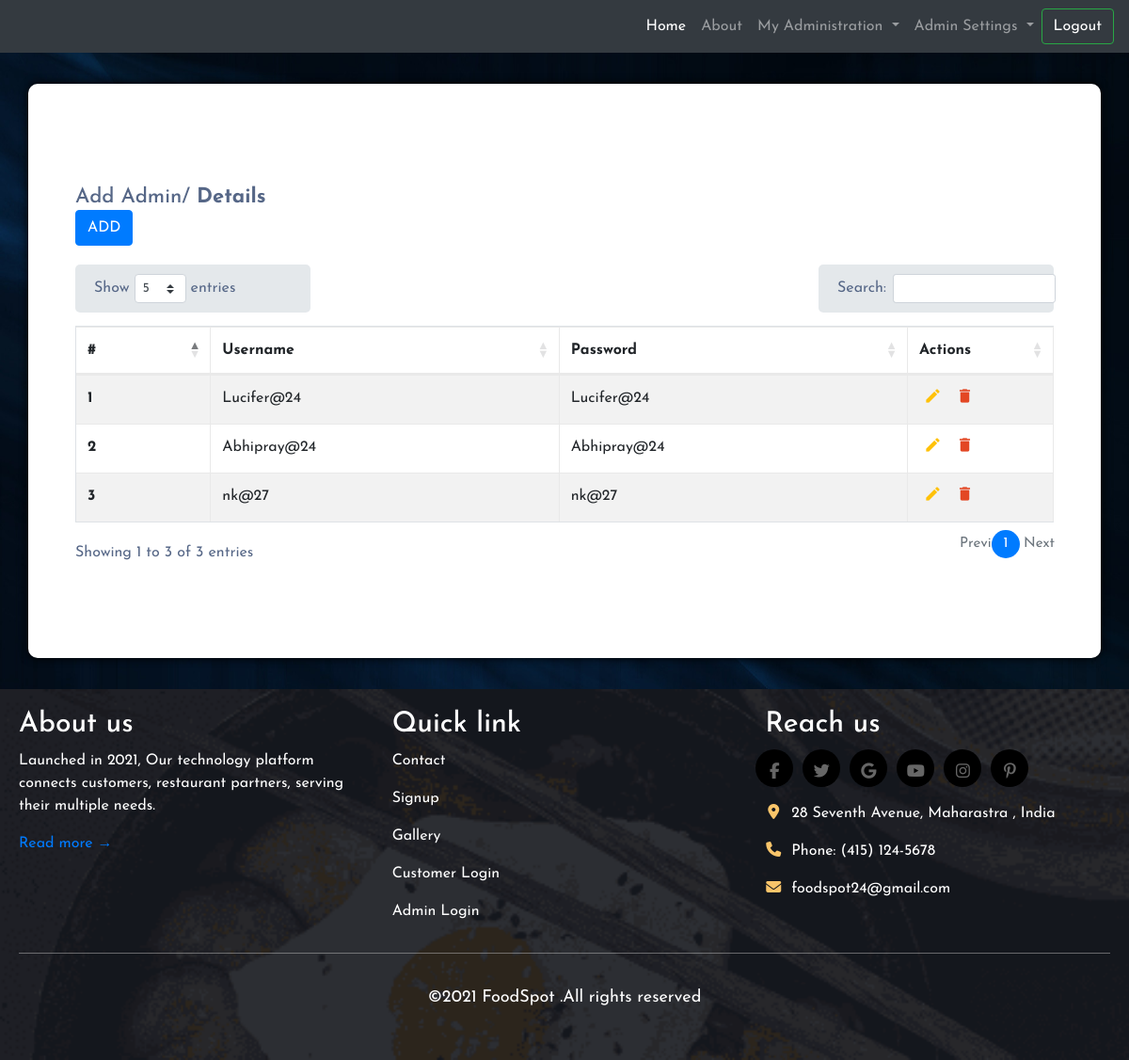
The app's page /newadmin.php with its own data.
### tables this page shows
CREATE TABLE `admindata` (
  `id` int(100) NOT NULL,
  `username` varchar(100) NOT NULL,
  `password` varchar(100) NOT NULL
);

### newadmin.php (the view, shortened to what this page needs)
<!DOCTYPE html>
<html lang="en">
<head>
    <link rel="stylesheet" href="https://maxcdn.bootstrapcdn.com/bootstrap/4.5.2/css/bootstrap.min.css">
    <link rel="stylesheet" href="userdetail.css">
    <link rel="stylesheet" href="https://cdn.datatables.net/1.10.25/css/dataTables.bootstrap4.min.css">
</head>
<body>
    <nav class="navbar navbar-expand-lg navbar-dark bg-dark">
        <div class="collapse navbar-collapse" id="navbarSupportedContent">
            <ul class="navbar-nav ml-auto">
                <li class="nav-item active">
                    <a class="nav-link" href="D:\PBL PROJECT\HTML\index.html" target="blank">Home <span class="sr-only">(current)</span></a>
                </li>
                <li class="nav-item">
                    <a class="nav-link" href="D:\PBL PROJECT\HTML\about.html" target="blank">About</a>
                </li>
                <li class="nav-item dropdown">
                    <a class="nav-link dropdown-toggle" href="#" id="navbarDropdown" role="button" data-toggle="dropdown" aria-haspopup="true" aria-expanded="false">
                        My Administration
                    </a>
                </li>
                <li class="nav-item dropdown">
                    <a class="nav-link dropdown-toggle" href="#" id="navbarDropdown" role="button" data-toggle="dropdown" aria-haspopup="true" aria-expanded="false">
                        Admin Settings
                    </a>
                </li>
            </ul>
            <form class="form-inline my-3 my-lg-0">
                <button class="btn btn-outline-success my-2 my-sm-0" type="submit"><a href="logout.php" style="color: white;text-decoration: none;"> Logout</a></button>
            </form>
        </div>
    </nav>
    <div class="container">
        <div class="table-responsive">
            <div class="table-wrapper">
                <div class="table-title">
                    <div class="row">
                        <div class="col-sm-8">
                            <h2>Add Admin/<b> Details</b> </h2>
                        </div>
                        <div class="col-sm-8">
                            <button class="btn btn-primary my-2 my-sm-0" type="submit" data-toggle="modal" data-target="#addfood"><a href="" style="color: white;text-decoration: none;"> ADD</a></button>
                        </div>
                    </div>
                </div>
                <table id="mytable" class="table table-striped table-hover table-bordered">
                    <thead>
                        <tr>
                            <th>#</th>
                            <th>Username</th>
                            <th>Password</th>
                            <th>Actions</th>
                        </tr>
                    </thead>
                    <tbody>
                        <?php
                        include 'insertadmin.php';
                        $selectquery = "select * from admindata ";
                        $no = 1;
                        $query = mysqli_query($con, $selectquery);
                        while (($res = mysqli_fetch_array($query))) {
                        ?>
                            <tr>
                                <th><?php echo $no; ?></th>
                                <td><?php echo $res['username']; ?></td>
                                <td><?php echo $res['password']; ?></td>
                                <td>
                                    <a href="#" class="edit" title="Edit" data-toggle="tooltip"><i class="material-icons">&#xE254;</i></a>
                                    <a href="delete4.php?idth=<?php echo $res['id']; ?>" class="delete" title="Delete" data-toggle="tooltip"><i class="material-icons">&#xE872;</i></a>
                                </td>
                            </tr>
                        <?php
                            $no++;
                        }
                        ?>
                    </tbody>
                </table>
            </div>
        </div>
    </div>
    <footer>
        <section class=" footer ">
            <div>
                <div class="row">
                    <div class="col-md-4 col-sm-12">
                        <h1 style="  font-size: 30px;">About us</h1>
                        <p>Launched in 2021, Our technology platform connects customers, restaurant partners, serving their multiple needs. </p>
                        <a href="./about.html">Read more &rarr;</a>
                    </div>
                    <div class="col-md-4  col-sm-6">
                        <h1 style=" font-size: 30px;">Quick link</h1>
                        <div class=" clearfix">
                            <a href="contact.php" style="color: white;">
                                <p class="footer-blog-text">Contact</p>
                            </a>
                        </div>
                        <div class=" clearfix">
                            <a href="signup.php" style="color: white;">
                                <p class="footer-blog-text">Signup</p>
                            </a>
                        </div>
                        <div class=" clearfix">
                            <a href="about.php" style="color: white;">
                                <p class="footer-blog-text">Gallery</p>
                            </a>
                        </div>
                        <div class="clearfix last">
                            <a href="customerlogin.php" style="color: white;">
                                <p class="footer-blog-text">Customer Login</p>
                            </a>
                        </div>
                        <div class="clearfix last">
                            <a href="adminlogin.php" style="color: white;">
                                <p class="footer-blog-text">Admin Login</p>
                            </a>
                        </div>
                    </div>
                    <div class="col-md-4  col-sm-6">
                        <h1 style="  font-size: 30px;">Reach us</h1>
                        <div class="footer-social-icons">
                            <ul>
                                <li>
                                    <a href="https://www.facebook.com">
                                        <i class="fab fa-facebook-f"></i>
                                    </a>
                                </li>
                                <li>
                                    <a href="https://www.twitter.com">
                                        <i class="fab fa-twitter"></i>
                                    </a>
                                </li>
                                <li>
                                    <a href="https://plus.google.com">
                                        <i class="fab fa-google"></i>
                                    </a>
                                </li>
                                <li>
                                    <a href="https://www.youtube.com">
                                        <i class="fab fa-youtube"></i>
                                    </a>
                                </li>
                                <li>
                                    <a href="https://www.instagram.com">
                                        <i class="fab fa-instagram"></i>
                                    </a>
                                </li>
                                <li>
                                    <a href="https://www.pinterest.com">
                                        <i class="fab fa-pinterest-p"></i>
                                    </a>
                                </li>
                            </ul>
                        </div>
                        <div class="footer-address">
                        <p><i class="fa fa-map-marker"></i>28 Seventh Avenue, Maharastra , India</p>
                            <p><i class="fa fa-phone"></i>Phone: (415) 124-5678</p>
                            <p><i class="fa fa-envelope"></i>foodspot24@gmail.com</p>
                        </div>
                    </div>
                </div>
            </div>
            <hr>
            <div class="bottom" style="font-size: 18px;">
                <p style="color: white; padding: 17px 0;" align="center">
                    &copy;2021 FoodSpot .All rights reserved</p>
            </div>
        </section>
    </footer>
</body>
</html>

### style/userdetail.css (style rules this page uses)
* { margin: 0; padding: 0; box-sizing: border-box; font-family: 'Josefin Sans', sans-serif; }
body { color: #566787; background: #f5f5f5; font-family: 'Roboto', sans-serif; }
.table-responsive { margin: 30px 0; }
.table-wrapper { min-width: 1000px; background: #fff; padding: 20px; box-shadow: 0 1px 1px rgba(0, 0, 0, .05); }
.table-title { padding-bottom: 10px; margin: 0 0 10px; }
.table-title h2 { margin: 8px 0 0; font-size: 22px; }
table.table tr th, table.table tr td { border-color: #e9e9e9; }
table.table-striped tbody tr:nth-of-type(odd) { background-color: #fcfcfc; }
table.table td:last-child { width: 130px; }
table.table td a { color: #a0a5b1; display: inline-block; margin: 0 5px; }
table.table td a.edit { color: #FFC107; }
table.table td a.delete { color: #E34724; }
table.table td i { font-size: 19px; }
body { background-color: black; }
.container { width: auto; height: auto; padding: 50px 30px; background-color: #fff; border-radius: 10px; box-shadow: 0 0 10px black; position: relative; }
.footer { background-color: black; background-image: url('bg6.png'); color: white; padding: 20px; }
.footer hr { border-top-color: #bbb; opacity: 0.5; }
hr { border-top-color: white; opacity: 0; }
h1 { color: rgb(255, 255, 255); }
.footer-address .fa { margin-right: 10px; color: #f9c56a; width: 18px; text-align: center; }
.footer-social-icons ul { list-style: none; display: flex; margin-left: -15px; }
.footer-social-icons a { text-align: center; align-items: center; display: flex; }
.footer-social-icons ul li a { position: relative; display: inline-block; color: #666; font-size: 17px; align-items: center; height: 40px; width: 40px; background: black; line-height: 50px; border-radius: 50px; margin: 0 5px; cursor: pointer; transition: .5s; }
.footer-social-icons ul li a:before { position: absolute; content: ''; top: 0; left: 0; height: 100%; width: 100%; border-radius: 50%; transform: scale(0.9); transition: .5s; }
.footer-social-icons ul li:nth-child(1):before { background: #4267B2; }
.footer-social-icons ul li:nth-child(2):before { background: #1DA1F2; }
.footer-social-icons ul li:nth-child(3):before { background: #4267B2; }
.footer-social-icons ul li:nth-child(4):before { background: #FF0000; }
.footer-social-icons ul li:nth-child(5):before { background: #db4a39; }
.footer-social-icons ul li:nth-child(5):before { background: #BD081C; }

### newadmin.php (style rules this page uses)
body { background-image: url('../abhipray/images/bg901.jpg'); background-size: 100% 100%; background-repeat: no-repeat; }
.footer { background-color: black; background-image: url('../abhipray/bg6.png'); background-repeat: no-repeat; background-size: cover; color: white; padding: 20px; }
a { text-decoration: none !important }

### records on screen
admindata: username "Lucifer@24", password "Lucifer@24"
admindata: username "Abhipray@24", password "Abhipray@24"
admindata: username "nk@27", password "nk@27"
